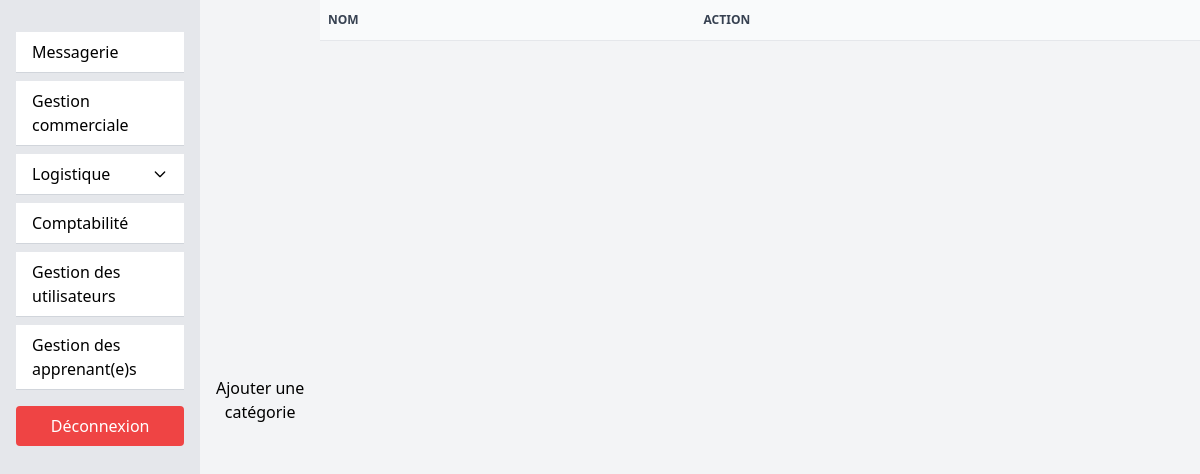
Page /back_office/categories.php on the earlier database version.
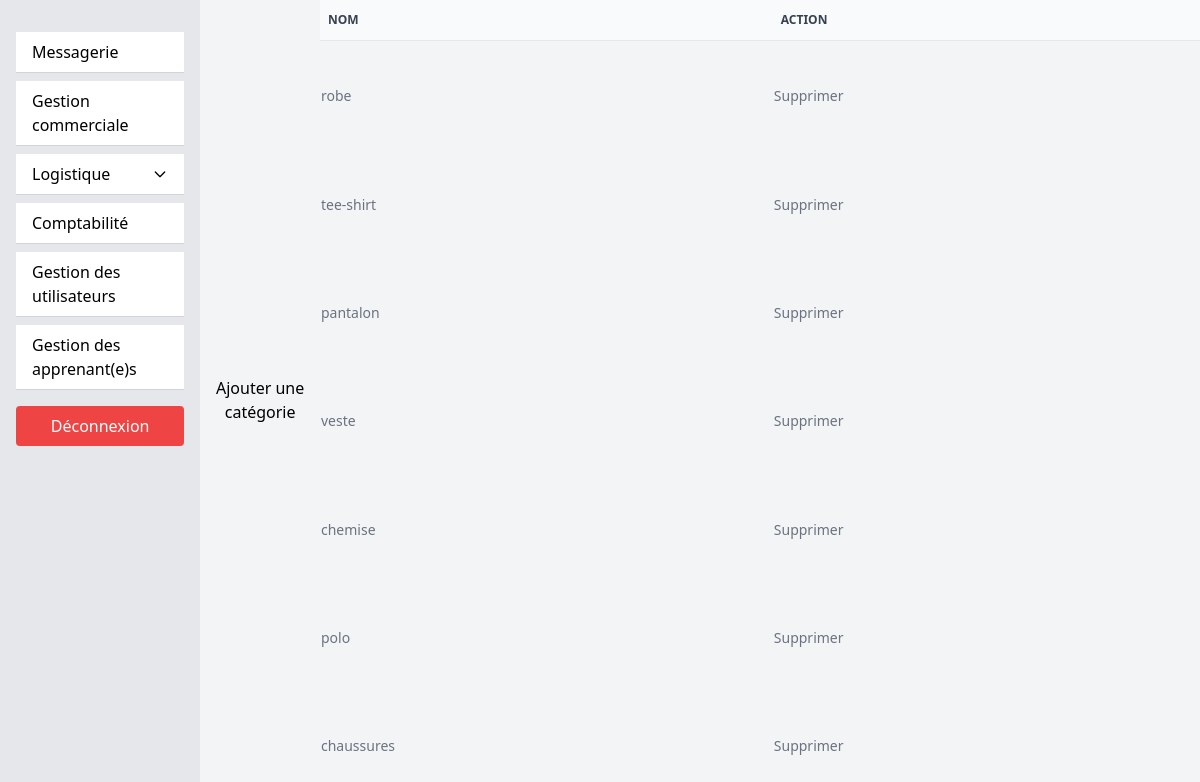
Same page on the later database version.
### tables this page shows
CREATE TABLE `categories` (
  `id` int NOT NULL,
  `nom_categorie` varchar(255) NOT NULL
);

### src/back_office/categories.php (the view, shortened to what this page needs)
<?php
require_once("../connect.php");
$sql= "SELECT * FROM categories";
$query = $db->prepare($sql);
$query->execute();
$categories =$query->fetchAll(PDO::FETCH_ASSOC);
?>
<!doctype html>
<html lang="fr">
<head>
  <link rel="stylesheet" href="../styles/output.css">
  <link rel="stylesheet" href="../styles/reset.css">
</head>
<body class="flex min-h-screen bg-gray-100">
  <?php include('navback.php'); ?>
  <button><a href="add_category.php">Ajouter une catégorie</a></button>
  <table class="w-full text-sm text-left rtl:text-right text-gray-500">
        <thead class="text-xs text-gray-700 uppercase bg-gray-50 border-b">
          <tr>
            <th scope="col" class="px-2 py-3">Nom</th>
            <th scope="col" class="px-2 py-3">Action</th>
            </tr>
        </thead>
        <tbody>
          <?php foreach($categories as $category): ?>
            <tr>
              <td><?=$category["nom_categorie"]?></td>
              <td><a href="deleteCategory.php?id=<?=$category["id"]?>">Supprimer</a></td>
          </tr>
        <?php endforeach;?>
          </tbody>
    </table>
</body>

Differences in the rows shown:
added categories: nom_categorie "robe"
added categories: nom_categorie "tee-shirt"
added categories: nom_categorie "pantalon"
added categories: nom_categorie "veste"
added categories: nom_categorie "chemise"
added categories: nom_categorie "polo"
added categories: nom_categorie "chaussures"
